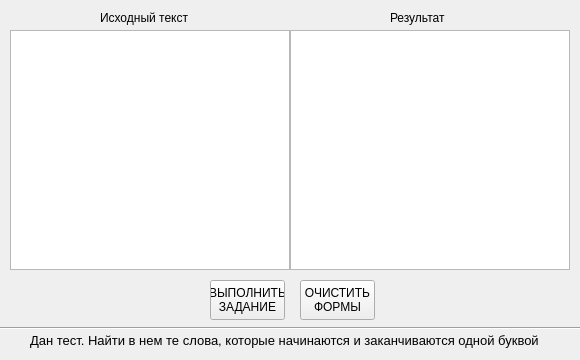
<?xml version="1.0" encoding="UTF-8"?>
<ui version="4.0">
 <class>Form</class>
 <widget class="QWidget" name="Form">
  <property name="geometry">
   <rect>
    <x>0</x>
    <y>0</y>
    <width>580</width>
    <height>360</height>
   </rect>
  </property>
  <property name="minimumSize">
   <size>
    <width>580</width>
    <height>350</height>
   </size>
  </property>
  <property name="maximumSize">
   <size>
    <width>580</width>
    <height>360</height>
   </size>
  </property>
  <property name="windowTitle">
   <string>Form</string>
  </property>
  <widget class="QLabel" name="qLabelSourceText">
   <property name="geometry">
    <rect>
     <x>100</x>
     <y>10</y>
     <width>91</width>
     <height>16</height>
    </rect>
   </property>
   <property name="text">
    <string>Исходный текст</string>
   </property>
  </widget>
  <widget class="QLabel" name="qLabelOutputText">
   <property name="geometry">
    <rect>
     <x>390</x>
     <y>10</y>
     <width>61</width>
     <height>16</height>
    </rect>
   </property>
   <property name="text">
    <string>Результат</string>
   </property>
  </widget>
  <widget class="QTextEdit" name="qTextEditSourceText">
   <property name="geometry">
    <rect>
     <x>10</x>
     <y>30</y>
     <width>280</width>
     <height>240</height>
    </rect>
   </property>
  </widget>
  <widget class="QTextEdit" name="qTextEditOutputText">
   <property name="geometry">
    <rect>
     <x>290</x>
     <y>30</y>
     <width>280</width>
     <height>240</height>
    </rect>
   </property>
  </widget>
  <widget class="QPushButton" name="qPushButtonSolver">
   <property name="geometry">
    <rect>
     <x>210</x>
     <y>280</y>
     <width>75</width>
     <height>40</height>
    </rect>
   </property>
   <property name="text">
    <string>ВЫПОЛНИТЬ
ЗАДАНИЕ</string>
   </property>
  </widget>
  <widget class="QPushButton" name="qPushButtonClear">
   <property name="geometry">
    <rect>
     <x>300</x>
     <y>280</y>
     <width>75</width>
     <height>40</height>
    </rect>
   </property>
   <property name="text">
    <string>ОЧИСТИТЬ
ФОРМЫ</string>
   </property>
  </widget>
  <widget class="QLabel" name="qLabelRequirement">
   <property name="geometry">
    <rect>
     <x>30</x>
     <y>330</y>
     <width>531</width>
     <height>20</height>
    </rect>
   </property>
   <property name="font">
    <font>
     <pointsize>10</pointsize>
    </font>
   </property>
   <property name="text">
    <string>Дан тест. Найти в нем те слова, которые начинаются и заканчиваются одной буквой</string>
   </property>
   <property name="textFormat">
    <enum>Qt::PlainText</enum>
   </property>
  </widget>
  <widget class="Line" name="horizontalLine">
   <property name="geometry">
    <rect>
     <x>0</x>
     <y>320</y>
     <width>581</width>
     <height>16</height>
    </rect>
   </property>
   <property name="orientation">
    <enum>Qt::Horizontal</enum>
   </property>
  </widget>
 </widget>
 <resources/>
 <connections/>
</ui>
